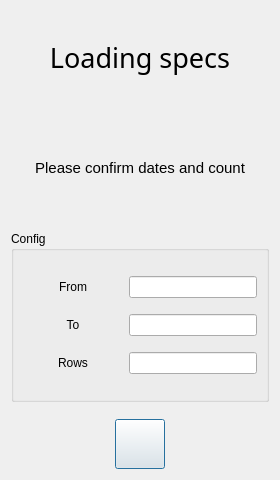
<?xml version="1.0" encoding="UTF-8"?>
<ui version="4.0">
 <class>DateConfDlg</class>
 <widget class="QDialog" name="DateConfDlg">
  <property name="geometry">
   <rect>
    <x>0</x>
    <y>0</y>
    <width>280</width>
    <height>480</height>
   </rect>
  </property>
  <property name="windowTitle">
   <string>Dialog</string>
  </property>
  <layout class="QVBoxLayout" name="verticalLayout_2">
   <property name="spacing">
    <number>5</number>
   </property>
   <item>
    <layout class="QVBoxLayout" name="verticalLayout">
     <property name="spacing">
      <number>17</number>
     </property>
     <item>
      <widget class="QLabel" name="lbl_name">
       <property name="font">
        <font>
         <family>Rubik</family>
         <pointsize>20</pointsize>
        </font>
       </property>
       <property name="text">
        <string>Loading specs</string>
       </property>
       <property name="scaledContents">
        <bool>true</bool>
       </property>
       <property name="alignment">
        <set>Qt::AlignCenter</set>
       </property>
       <property name="margin">
        <number>5</number>
       </property>
      </widget>
     </item>
     <item>
      <widget class="QLabel" name="info">
       <property name="font">
        <font>
         <pointsize>11</pointsize>
        </font>
       </property>
       <property name="text">
        <string>Please confirm dates and count</string>
       </property>
       <property name="alignment">
        <set>Qt::AlignCenter</set>
       </property>
       <property name="margin">
        <number>8</number>
       </property>
      </widget>
     </item>
     <item>
      <widget class="QGroupBox" name="groupBox">
       <property name="title">
        <string>Config</string>
       </property>
       <layout class="QVBoxLayout" name="verticalLayout_3">
        <property name="topMargin">
         <number>20</number>
        </property>
        <property name="bottomMargin">
         <number>20</number>
        </property>
        <item>
         <layout class="QHBoxLayout" name="horizontalLayout">
          <property name="topMargin">
           <number>5</number>
          </property>
          <property name="bottomMargin">
           <number>5</number>
          </property>
          <item>
           <widget class="QLabel" name="label">
            <property name="sizePolicy">
             <sizepolicy hsizetype="Maximum" vsizetype="Preferred">
              <horstretch>0</horstretch>
              <verstretch>0</verstretch>
             </sizepolicy>
            </property>
            <property name="minimumSize">
             <size>
              <width>100</width>
              <height>0</height>
             </size>
            </property>
            <property name="text">
             <string>From</string>
            </property>
            <property name="alignment">
             <set>Qt::AlignCenter</set>
            </property>
           </widget>
          </item>
          <item>
           <widget class="QLineEdit" name="startDate">
            <property name="sizePolicy">
             <sizepolicy hsizetype="Expanding" vsizetype="Minimum">
              <horstretch>0</horstretch>
              <verstretch>0</verstretch>
             </sizepolicy>
            </property>
            <property name="inputMask">
             <string/>
            </property>
           </widget>
          </item>
         </layout>
        </item>
        <item>
         <layout class="QHBoxLayout" name="horizontalLayout_6">
          <property name="topMargin">
           <number>5</number>
          </property>
          <property name="bottomMargin">
           <number>5</number>
          </property>
          <item>
           <widget class="QLabel" name="label_4">
            <property name="sizePolicy">
             <sizepolicy hsizetype="Maximum" vsizetype="Preferred">
              <horstretch>0</horstretch>
              <verstretch>0</verstretch>
             </sizepolicy>
            </property>
            <property name="minimumSize">
             <size>
              <width>100</width>
              <height>0</height>
             </size>
            </property>
            <property name="text">
             <string>To</string>
            </property>
            <property name="alignment">
             <set>Qt::AlignCenter</set>
            </property>
           </widget>
          </item>
          <item>
           <widget class="QLineEdit" name="EndDate">
            <property name="sizePolicy">
             <sizepolicy hsizetype="Expanding" vsizetype="Minimum">
              <horstretch>0</horstretch>
              <verstretch>0</verstretch>
             </sizepolicy>
            </property>
           </widget>
          </item>
         </layout>
        </item>
        <item>
         <layout class="QHBoxLayout" name="horizontalLayout_2">
          <property name="topMargin">
           <number>5</number>
          </property>
          <property name="bottomMargin">
           <number>5</number>
          </property>
          <item>
           <widget class="QLabel" name="label_rows">
            <property name="sizePolicy">
             <sizepolicy hsizetype="Maximum" vsizetype="Preferred">
              <horstretch>0</horstretch>
              <verstretch>0</verstretch>
             </sizepolicy>
            </property>
            <property name="minimumSize">
             <size>
              <width>100</width>
              <height>0</height>
             </size>
            </property>
            <property name="text">
             <string>Rows</string>
            </property>
            <property name="alignment">
             <set>Qt::AlignCenter</set>
            </property>
           </widget>
          </item>
          <item>
           <widget class="QLineEdit" name="RowCount">
            <property name="sizePolicy">
             <sizepolicy hsizetype="Expanding" vsizetype="Minimum">
              <horstretch>0</horstretch>
              <verstretch>0</verstretch>
             </sizepolicy>
            </property>
           </widget>
          </item>
         </layout>
        </item>
       </layout>
      </widget>
     </item>
     <item>
      <layout class="QGridLayout" name="gridLayout">
       <item row="0" column="0">
        <widget class="QPushButton" name="confirmBtn">
         <property name="sizePolicy">
          <sizepolicy hsizetype="Minimum" vsizetype="Minimum">
           <horstretch>0</horstretch>
           <verstretch>0</verstretch>
          </sizepolicy>
         </property>
         <property name="minimumSize">
          <size>
           <width>50</width>
           <height>50</height>
          </size>
         </property>
         <property name="maximumSize">
          <size>
           <width>50</width>
           <height>50</height>
          </size>
         </property>
         <property name="styleSheet">
          <string notr="true"/>
         </property>
         <property name="text">
          <string/>
         </property>
         <property name="icon">
          <iconset resource="../Resources/files.qrc">
           <normaloff>:/icons/confirm_disabled.svg</normaloff>:/icons/confirm_disabled.svg</iconset>
         </property>
         <property name="iconSize">
          <size>
           <width>55</width>
           <height>75</height>
          </size>
         </property>
        </widget>
       </item>
      </layout>
     </item>
    </layout>
   </item>
  </layout>
 </widget>
 <resources>
  <include location="../Resources/files.qrc"/>
 </resources>
 <connections/>
</ui>
